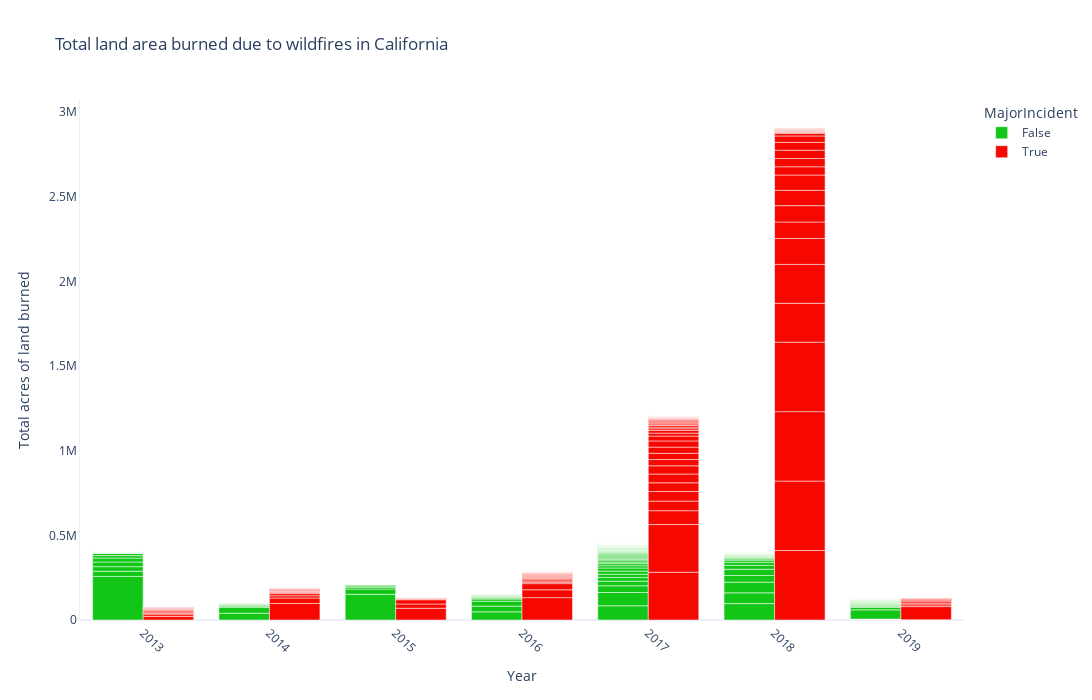

Write notebook code for a chart like this one.
### Markdown cell above
### Major vs Minor Incidents over the years

Lets further understand severity and occurrence of wildfires by observing the spread of incident types across these years.

### Code cell
fig2 = px.bar(
    cleaned_df,
    x='ArchiveYear',
    y='AcresBurned',
    color='MajorIncident',
    color_discrete_sequence=["#12C617", "#F60700"],
    barmode='group',
    labels={'AcresBurned': 'Total Acres Burned', 'ArchiveYear': 'Year'},
    title="Total land area burned due to wildfires in California"
)

fig2.update_layout(
    xaxis=dict(tickangle=45, title="Year", showgrid=False, showline=True, zeroline=True),
    yaxis=dict(title="Total acres of land burned", showgrid=False, showline=True, zeroline=True),
    template="plotly_white",
    width=1200,
    height=700
)
fig2.show()

### Figure 1 — Plotly figure (JSON) as saved in the notebook; plotly's stock layout.template omitted (floating-point values rounded to 4 significant figures; data arrays with more than 128 entries replaced by an {"elided": "..."} marker saying what was removed)
{"data": [{"alignmentgroup": "True", "hovertemplate": "MajorIncident=False<br>Year=%{x}<br>Total Acres Burned=%{y}<extra></extra>", "legendgroup": "False", "marker": {"color": "#12C617", "pattern": {"shape": ""}}, "name": "False", "offsetgroup": "False", "orientation": "v", "showlegend": true, "textposition": "auto", "type": "bar", "x": {"elided": "1095 int values"}, "xaxis": "x", "y": {"elided": "1095 float values"}, "yaxis": "y"}, {"alignmentgroup": "True", "hovertemplate": "MajorIncident=True<br>Year=%{x}<br>Total Acres Burned=%{y}<extra></extra>", "legendgroup": "True", "marker": {"color": "#F60700", "pattern": {"shape": ""}}, "name": "True", "offsetgroup": "True", "orientation": "v", "showlegend": true, "textposition": "auto", "type": "bar", "x": {"elided": "347 int values"}, "xaxis": "x", "y": {"elided": "347 float values"}, "yaxis": "y"}], "layout": {"barmode": "group", "height": 700, "legend": {"title": {"text": "MajorIncident"}, "tracegroupgap": 0}, "title": {"text": "Total land area burned due to wildfires in California"}, "width": 1200, "xaxis": {"anchor": "y", "domain": [0, 1], "showgrid": false, "showline": true, "tickangle": 45, "title": {"text": "Year"}, "zeroline": true}, "yaxis": {"anchor": "x", "domain": [0, 1], "showgrid": false, "showline": true, "title": {"text": "Total acres of land burned"}, "zeroline": true}}}
